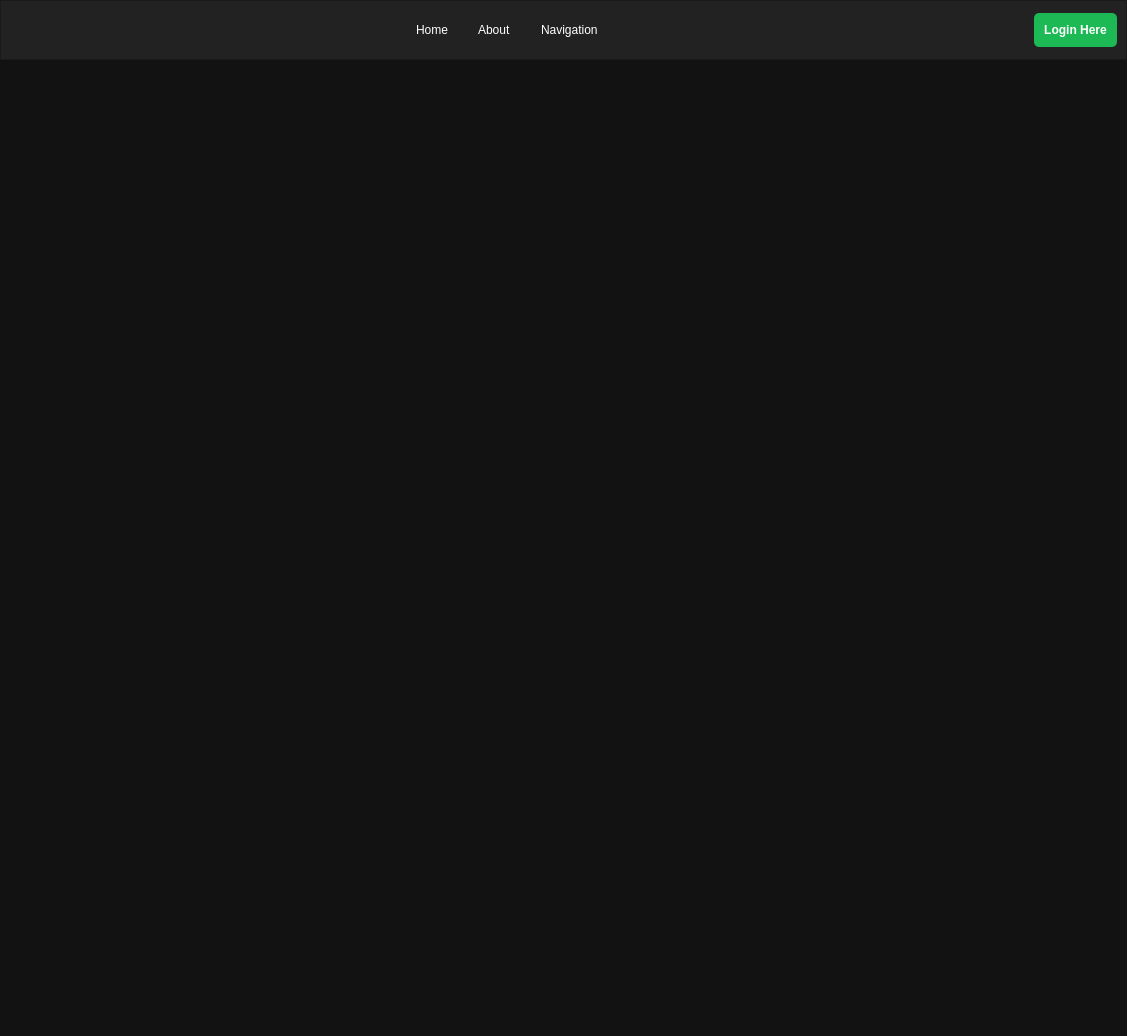
<?xml version="1.0" encoding="UTF-8"?>
<ui version="4.0">
 <class>Dialog</class>
 <widget class="QDialog" name="Dialog">
  <property name="geometry">
   <rect>
    <x>0</x>
    <y>0</y>
    <width>1127</width>
    <height>1036</height>
   </rect>
  </property>
  <property name="windowTitle">
   <string>Dialog</string>
  </property>
  <property name="styleSheet">
   <string notr="true">/* Merubah background belakang */
QDialog {
    background-color: #121212;
}

/* Mengatur semua input otomatis */
QLineEdit {
    background-color: #2a2a2a;
    color: white;
    border-radius: 5px;
    padding: 10px;
    font-size: 12px;
}

/* Mengatur semua tombol melengkung */

</string>
  </property>
  <layout class="QVBoxLayout" name="verticalLayout">
   <property name="spacing">
    <number>0</number>
   </property>
   <property name="leftMargin">
    <number>0</number>
   </property>
   <property name="topMargin">
    <number>0</number>
   </property>
   <property name="rightMargin">
    <number>0</number>
   </property>
   <property name="bottomMargin">
    <number>0</number>
   </property>
   <item>
    <widget class="QFrame" name="frame">
     <property name="minimumSize">
      <size>
       <width>80</width>
       <height>60</height>
      </size>
     </property>
     <property name="styleSheet">
      <string notr="true">QFrame {
    background-color: #222222;
}

QPushButton {
    background-color: #1DB954;
    color: white;
    font-weight: bold;
    border-radius: 5px;
    padding: 10px;
}

QPushButton:hover {
    background-color: #1ed760;
}
</string>
     </property>
     <property name="frameShape">
      <enum>QFrame::StyledPanel</enum>
     </property>
     <property name="frameShadow">
      <enum>QFrame::Raised</enum>
     </property>
     <layout class="QHBoxLayout" name="horizontalLayout">
      <property name="spacing">
       <number>30</number>
      </property>
      <item>
       <spacer name="horizontalSpacer_kiri">
        <property name="orientation">
         <enum>Qt::Horizontal</enum>
        </property>
        <property name="sizeHint" stdset="0">
         <size>
          <width>40</width>
          <height>20</height>
         </size>
        </property>
       </spacer>
      </item>
      <item>
       <widget class="QLabel" name="label">
        <property name="styleSheet">
         <string notr="true">	color: white;</string>
        </property>
        <property name="text">
         <string>Home</string>
        </property>
       </widget>
      </item>
      <item>
       <widget class="QLabel" name="label_2">
        <property name="styleSheet">
         <string notr="true">	color: white;</string>
        </property>
        <property name="text">
         <string>About</string>
        </property>
       </widget>
      </item>
      <item>
       <widget class="QLabel" name="label_3">
        <property name="styleSheet">
         <string notr="true">	color: white;</string>
        </property>
        <property name="text">
         <string>Navigation</string>
        </property>
       </widget>
      </item>
      <item>
       <spacer name="horizontalSpacer_kanan">
        <property name="orientation">
         <enum>Qt::Horizontal</enum>
        </property>
        <property name="sizeHint" stdset="0">
         <size>
          <width>40</width>
          <height>20</height>
         </size>
        </property>
       </spacer>
      </item>
      <item>
       <widget class="QPushButton" name="btn_add">
        <property name="text">
         <string>Login Here</string>
        </property>
        <property name="Login" stdset="0">
         <url>
          <string/>
         </url>
        </property>
       </widget>
      </item>
     </layout>
    </widget>
   </item>
   <item>
    <spacer name="verticalSpacer">
     <property name="orientation">
      <enum>Qt::Vertical</enum>
     </property>
     <property name="sizeHint" stdset="0">
      <size>
       <width>20</width>
       <height>973</height>
      </size>
     </property>
    </spacer>
   </item>
  </layout>
 </widget>
 <resources/>
 <connections/>
</ui>
